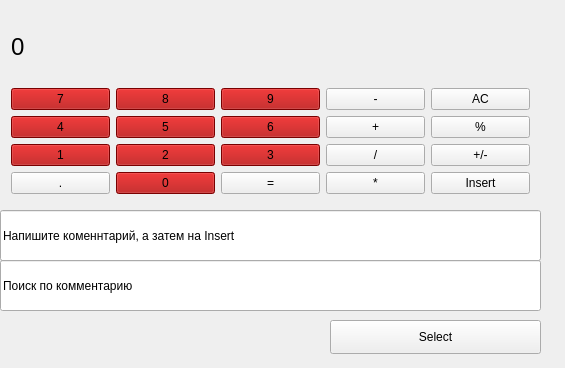
<?xml version="1.0" encoding="UTF-8"?>
<ui version="4.0">
 <class>MainWindow</class>
 <widget class="QMainWindow" name="MainWindow">
  <property name="geometry">
   <rect>
    <x>0</x>
    <y>0</y>
    <width>565</width>
    <height>368</height>
   </rect>
  </property>
  <property name="windowTitle">
   <string>MainWindow</string>
  </property>
  <widget class="QWidget" name="centralWidget">
   <widget class="QWidget" name="layoutWidget">
    <property name="geometry">
     <rect>
      <x>0</x>
      <y>0</y>
      <width>541</width>
      <height>205</height>
     </rect>
    </property>
    <layout class="QGridLayout" name="gridLayout">
     <item row="1" column="1">
      <widget class="QPushButton" name="pushButton_8">
       <property name="styleSheet">
        <string notr="true">background-color:rgb(170, 0, 0);</string>
       </property>
       <property name="text">
        <string>8</string>
       </property>
      </widget>
     </item>
     <item row="2" column="1">
      <widget class="QPushButton" name="pushButton_5">
       <property name="styleSheet">
        <string notr="true">background-color:rgb(170, 0, 0);</string>
       </property>
       <property name="text">
        <string>5</string>
       </property>
      </widget>
     </item>
     <item row="2" column="2">
      <widget class="QPushButton" name="pushButton_6">
       <property name="styleSheet">
        <string notr="true">background-color:rgb(170, 0, 0);</string>
       </property>
       <property name="text">
        <string>6</string>
       </property>
      </widget>
     </item>
     <item row="3" column="3">
      <widget class="QPushButton" name="pushButton_divide">
       <property name="text">
        <string>/</string>
       </property>
      </widget>
     </item>
     <item row="4" column="1">
      <widget class="QPushButton" name="pushButton">
       <property name="enabled">
        <bool>true</bool>
       </property>
       <property name="styleSheet">
        <string notr="true">background-color:rgb(170, 0, 0);</string>
       </property>
       <property name="text">
        <string>0</string>
       </property>
      </widget>
     </item>
     <item row="4" column="3">
      <widget class="QPushButton" name="pushButton_multiply">
       <property name="text">
        <string>*</string>
       </property>
      </widget>
     </item>
     <item row="1" column="4">
      <widget class="QPushButton" name="pushButton_clear">
       <property name="text">
        <string>AC</string>
       </property>
      </widget>
     </item>
     <item row="2" column="4">
      <widget class="QPushButton" name="pushButton_percent">
       <property name="text">
        <string>%</string>
       </property>
      </widget>
     </item>
     <item row="3" column="0">
      <widget class="QPushButton" name="pushButton_1">
       <property name="styleSheet">
        <string notr="true">background-color:rgb(170, 0, 0);</string>
       </property>
       <property name="text">
        <string>1</string>
       </property>
      </widget>
     </item>
     <item row="3" column="1">
      <widget class="QPushButton" name="pushButton_2">
       <property name="styleSheet">
        <string notr="true">background-color:rgb(170, 0, 0);</string>
       </property>
       <property name="text">
        <string>2</string>
       </property>
      </widget>
     </item>
     <item row="3" column="2">
      <widget class="QPushButton" name="pushButton_3">
       <property name="styleSheet">
        <string notr="true">background-color:rgb(170, 0, 0);</string>
       </property>
       <property name="text">
        <string>3</string>
       </property>
      </widget>
     </item>
     <item row="1" column="2">
      <widget class="QPushButton" name="pushButton_9">
       <property name="styleSheet">
        <string notr="true">background-color:rgb(170, 0, 0);</string>
       </property>
       <property name="text">
        <string>9</string>
       </property>
      </widget>
     </item>
     <item row="2" column="0">
      <widget class="QPushButton" name="pushButton_4">
       <property name="styleSheet">
        <string notr="true">background-color:rgb(170, 0, 0);</string>
       </property>
       <property name="text">
        <string>4</string>
       </property>
      </widget>
     </item>
     <item row="1" column="0">
      <widget class="QPushButton" name="pushButton_7">
       <property name="styleSheet">
        <string notr="true">background-color:rgb(170, 0, 0);</string>
       </property>
       <property name="text">
        <string>7</string>
       </property>
      </widget>
     </item>
     <item row="2" column="3">
      <widget class="QPushButton" name="pushButton_plus">
       <property name="text">
        <string>+</string>
       </property>
      </widget>
     </item>
     <item row="1" column="3">
      <widget class="QPushButton" name="pushButton_minus">
       <property name="text">
        <string>-</string>
       </property>
      </widget>
     </item>
     <item row="4" column="0">
      <widget class="QPushButton" name="pushButton_point">
       <property name="text">
        <string>.</string>
       </property>
      </widget>
     </item>
     <item row="4" column="2">
      <widget class="QPushButton" name="pushButton_equal">
       <property name="text">
        <string>=</string>
       </property>
      </widget>
     </item>
     <item row="3" column="4">
      <widget class="QPushButton" name="pushButton_plusMinus">
       <property name="text">
        <string>+/-</string>
       </property>
      </widget>
     </item>
     <item row="4" column="4">
      <widget class="QPushButton" name="pushButton_Insert">
       <property name="text">
        <string>Insert</string>
       </property>
      </widget>
     </item>
     <item row="0" column="0" colspan="5">
      <widget class="QLabel" name="label">
       <property name="font">
        <font>
         <pointsize>18</pointsize>
         <stylestrategy>PreferDefault</stylestrategy>
        </font>
       </property>
       <property name="cursor">
        <cursorShape>ArrowCursor</cursorShape>
       </property>
       <property name="mouseTracking">
        <bool>false</bool>
       </property>
       <property name="styleSheet">
        <string notr="true"/>
       </property>
       <property name="text">
        <string>0</string>
       </property>
       <property name="margin">
        <number>5</number>
       </property>
      </widget>
     </item>
    </layout>
   </widget>
   <widget class="QLineEdit" name="UserComment">
    <property name="geometry">
     <rect>
      <x>0</x>
      <y>210</y>
      <width>541</width>
      <height>51</height>
     </rect>
    </property>
    <property name="text">
     <string>Напишите коменнтарий, а затем на Insert</string>
    </property>
   </widget>
   <widget class="QLineEdit" name="userSelect">
    <property name="geometry">
     <rect>
      <x>0</x>
      <y>260</y>
      <width>541</width>
      <height>51</height>
     </rect>
    </property>
    <property name="text">
     <string>Поиск по комментарию</string>
    </property>
   </widget>
   <widget class="QPushButton" name="pushButton_userSelect">
    <property name="geometry">
     <rect>
      <x>330</x>
      <y>320</y>
      <width>211</width>
      <height>34</height>
     </rect>
    </property>
    <property name="text">
     <string>Select</string>
    </property>
   </widget>
  </widget>
 </widget>
 <layoutdefault spacing="6" margin="11"/>
 <resources/>
 <connections/>
</ui>
